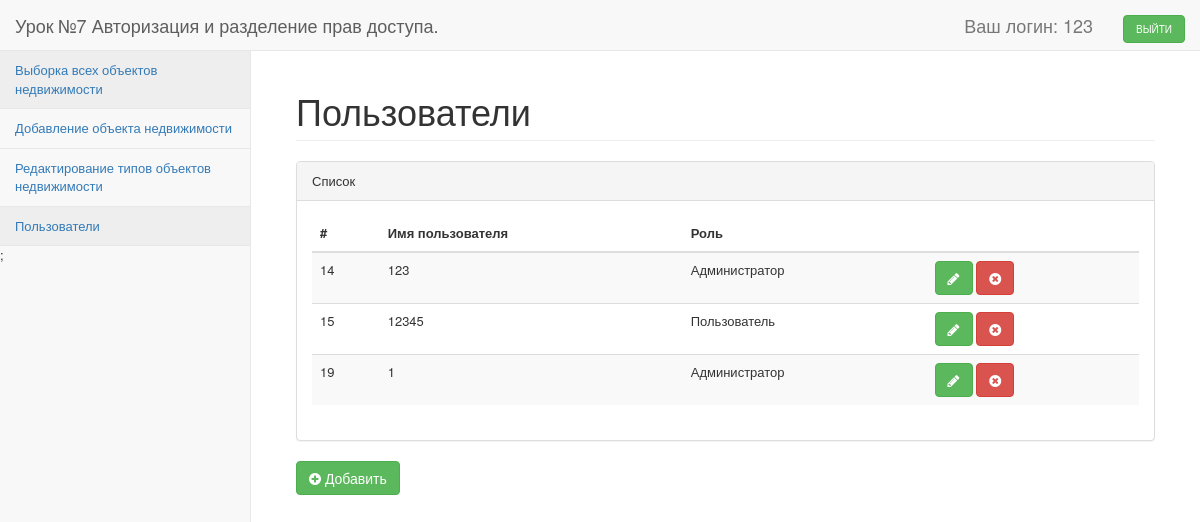
/index.php?redirect=users_list&controller=controller_users (signed in), run on the app's committed database.
### tables this page shows
CREATE TABLE IF NOT EXISTS `users` (
  `id` int(10) unsigned NOT NULL AUTO_INCREMENT,
  `role` tinyint(3) unsigned NOT NULL,
  `username` varchar(128) NOT NULL,
  `password` varchar(32) NOT NULL,
  `salt` varchar(32) NOT NULL,
  PRIMARY KEY (`id`)
);

### functions.php (called while the page is built, shortened)
<?php
function render($view_name, $data = [], $realty_types =[], $with_layout = true)
{
    require_once("teamplates/$view_name.php");
    $content = ob_get_contents();
    if ($with_layout)
    {
        require_once("teamplates/layout/index.php");
        $content = ob_get_contents();
    }
    return $content;
}

### controller/controller_users.php (called while the page is built, shortened)
<?php
class ControllerUsers
{
    function users_list_controller()
    {
        $users = User::all_lines();
        return render('users/user_list', [
            'users' => $users
        ]);
    }
}

### model/user_model.php (called while the page is built, shortened)
<?php
class User extends Model
{
    public static function className()
    {
        return 'User';
    }
    public static function tableName()
    {
        return 'users';
    }
}

### system/model.class.php (called while the page is built, shortened)
<?
class Model
{
    protected static $fields = array();
    protected static $db = NULL;
    protected $data = array();
	    public function __get($field)
    {
        if ((!in_array($field, static::$fields))&&(!in_array($field, $this->get_relation_fields())))
        {
            return self::FIELD_NOT_EXIST;
        }
        else
        {
            if (isset($this->data[$field]))
            {
                return $this->data[$field];
            }
        }
    }
	protected static function get_db()
    {
        if (self::$db === NULL)
        {
            include("model/db.php");
            self::$db = $link;
        }
        return self::$db;
    }
	public static function all_lines()
	{
		$sql = "SELECT * FROM `".static::tableName()."` WHERE 1";
		$res = mysqli_query(self::get_db(), $sql) or die(mysqli_error(self::get_db()));
		$all = array();
		while ($row = mysqli_fetch_assoc($res))
		{
            $one = new $class_name();
            if ($one->load($row))
            {
                $all[] = $one;
            }
        }
        return $all;
	}
	public function load($data = array())
    {
        foreach($data as $k => $v)
        {
            if (!in_array($k, static::$fields))
            {
                return self::FIELD_NOT_EXIST;
            }
            else
            {
                $this->data[$k] = $v;
            }
        }
        return true;
    }
	protected static function init_fields()
    {
        $query = "DESCRIBE `".static::tableName()."`";
        $result = mysqli_query(self::get_db(),$query);
        while($row = mysqli_fetch_assoc($result))
        {
            static::$fields[] = $row['Field'];
        }
    }
}

### teamplates/users/user_list.php (the view)
        <div id="page-wrapper">
            <div class="container-fluid">
                <div class="row">
    <div class="col-lg-12">
        <h1 class="page-header">Пользователи</h1>
        <?php
        if (count($users)>0)
        {
            ?>
            <div class="panel panel-default">
                <div class="panel-heading">
                    Список
                </div>
                <div class="panel-body">
                    <div class="table-responsive">
                        <table class="table table-striped">
                            <thead>
                            <tr>
                                <th>#</th>
                                <th>Имя пользователя</th>
                                <th>Роль</th>
                                <th></th>
                            </tr>
                            </thead>
                            <tbody>
                            <?php
                            foreach($users as $user)
                            {
                                ?>
                                <tr>
                                    <td><?= $user->id ?></td>
                                    <td><?= $user->username ?></td>
                                    <td><?= User::$roles[$user->role] ?></td>
                                    <td>
                                        <a class="btn btn-success" href="index.php?redirect=users_edit&controller=controller_users&id=<?= $user->id ?>"><i class="fa fa-pencil"></i></a>
                                        <a class="btn btn-danger" href="index.php?redirect=users_del&controller=controller_users&id=<?= $user->id ?>"><i class="fa fa-times-circle"></i></a>
                                    </td>
                                </tr>
                                <?php
                            }
                            ?>
                            </tbody>
                        </table>
                    </div>
                </div>
				</div>
            <a href="index.php?redirect=users_add&controller=controller_users" class="btn btn-success"><i class="fa fa-plus-circle"></i> Добавить</a>
            <?php
        }
        else
        {
            ?>
            <h2>Пока нет ни одной записи. Вы можете <a href="index.php?redirect=users_add&controller=controller_users">добавить</a> первую</h2>
            <?php
        }
        ?>
    </div>
</div>
            </div>
        </div>

### data on the page
users: id "14", username "123", role "Администратор"
users: id "15", username "12345", role "Пользователь"
users: id "19", username "1", role "Администратор"

### other printed values
$_SESSION['username'] "123"
